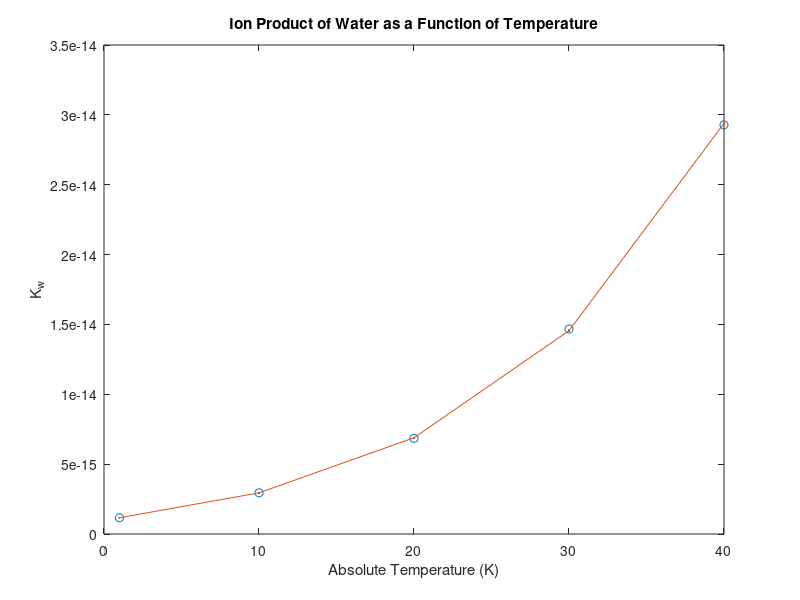
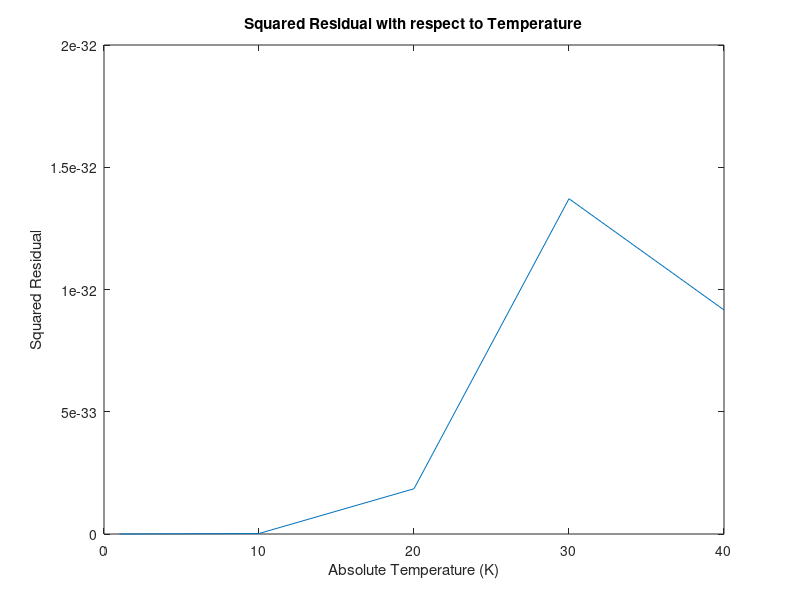

Write MATLAB code to recreate these figures, in order.
Kw = [1.164e-15;2.950e-15;6.846e-15;1.467e-14;2.929e-14]; %Observed Ion Product, Kw
Ta = [1;10;20;30;40]; %Observed Temperatures, Ta
y = -log(Kw); %linearizes--sort of
z = [Ta.^-1 log(Ta) Ta ones(size(Ta))]; %basis functions
a = (z'*z)\(z'*y); %general linear least squares regression
Kwp = (exp(a(1)./Ta+a(2)*log(Ta)+a(3).*Ta+a(4))).^-1; %predicted values of ion product, Kw
plot(Ta,Kw,'o',Ta,Kwp,'.-') %1st plot
xlabel('Absolute Temperature (K)') %1st plot formatting
ylabel('K_w')
title('Ion Product of Water as a Function of Temperature')
Sr = (Kw-Kwp).^2; %residual squared
figure %new figure
plot(Ta,Sr) %2nd plot
xlabel('Absolute Temperature (K)') %2nd plot formatting
ylabel('Squared Residual')
title('Squared Residual with respect to Temperature')